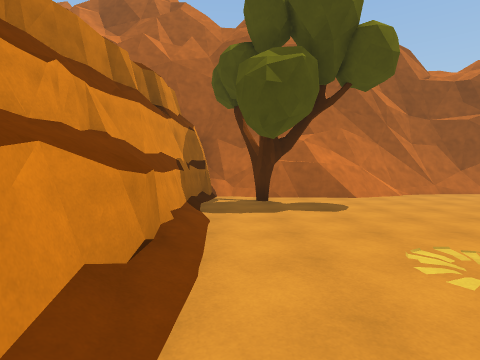
view 1 (above)

18 first-person views from a walk through a scene from a Unity 3-D project. The camera is 1.5 m above the floor, tilts 2° down and sees 80° across. The floor is counted in squares, 2 m on a side. Each view is taken from the middle of a square. On the plan, view 1 faces up. The plan holds only what a view shows up to about 10 squares ahead; the rest is blank. The place goes on beyond the plan. The player is left out.

view 2
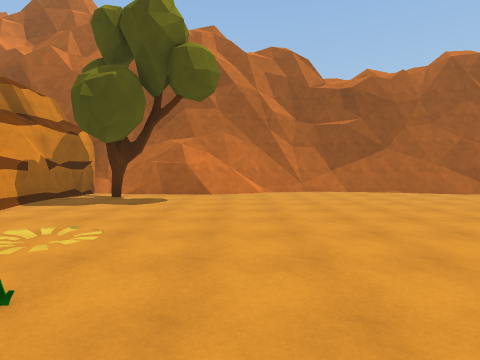

view 3
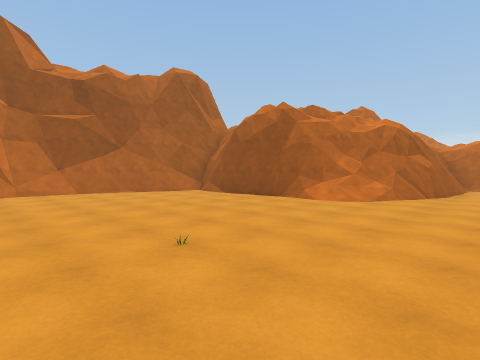

view 4
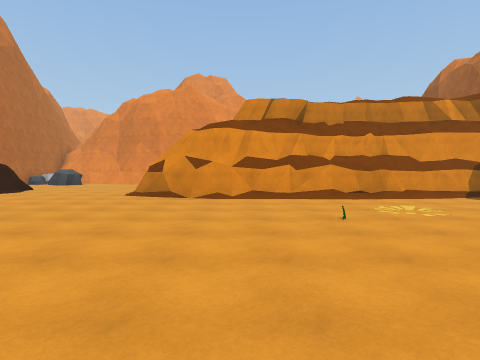

view 5
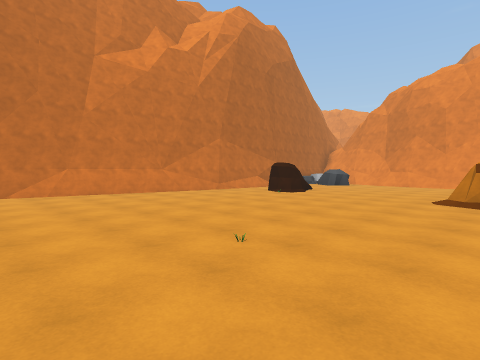

view 6
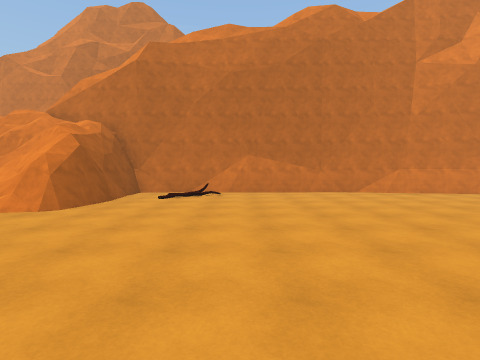

view 7
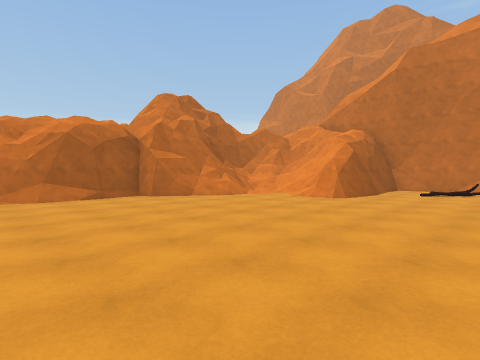

view 8
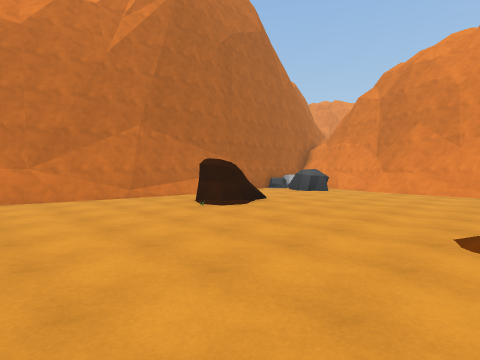

view 9
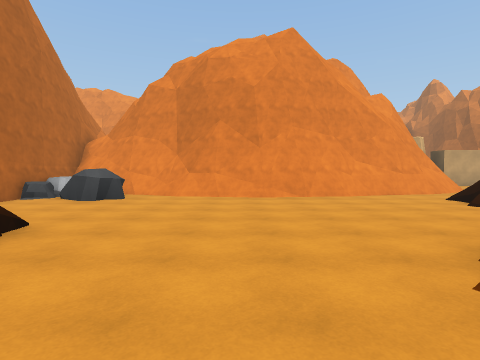

view 10
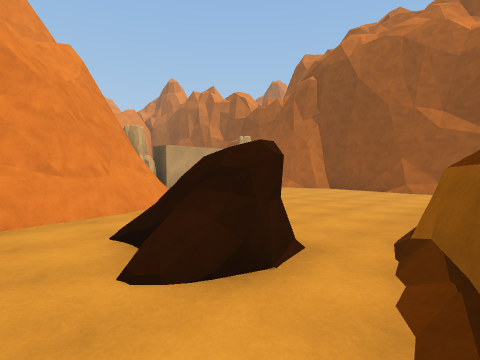

view 11
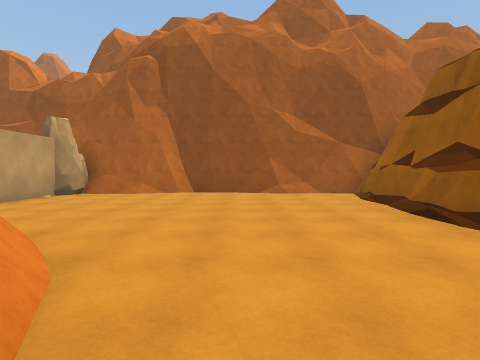

view 12
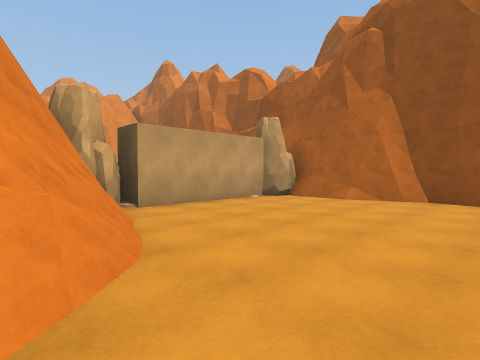

view 13
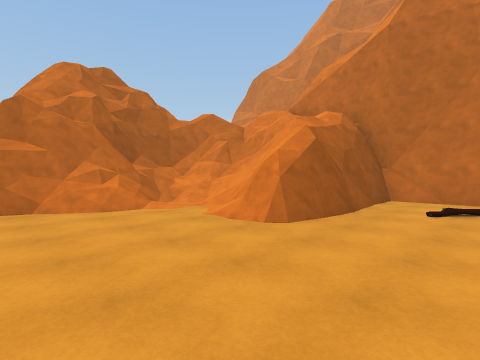

view 14
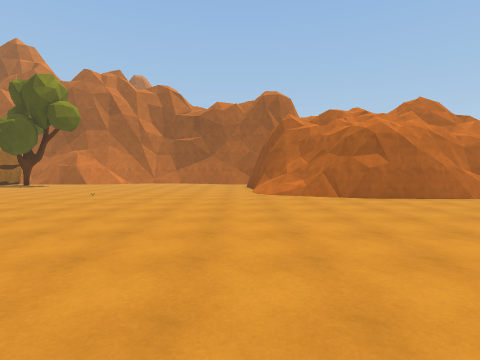

view 15
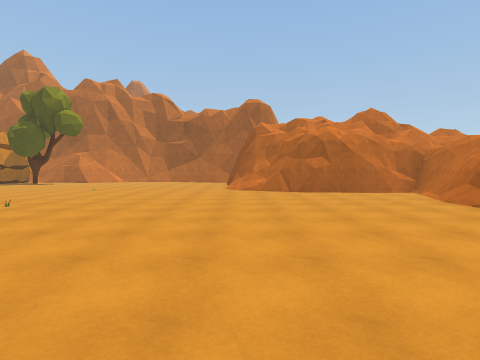

view 16
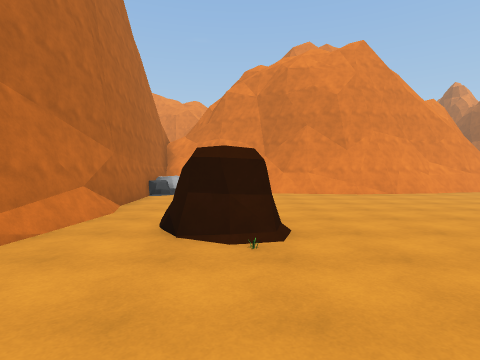

view 17
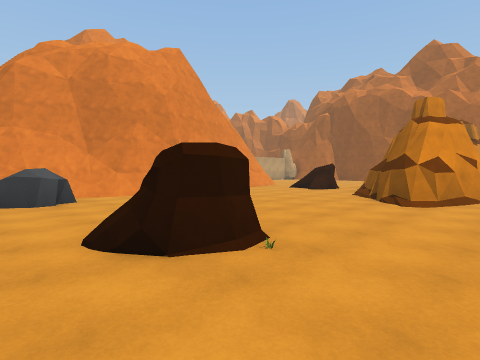

view 18
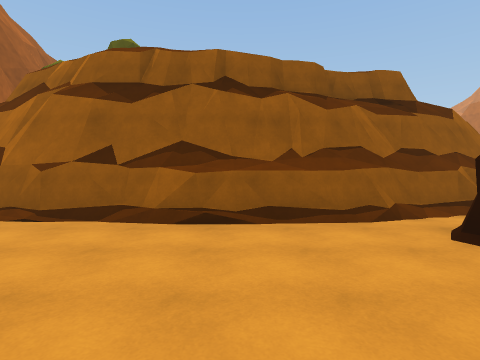

### Floor plan
Key: @ floor where view 1 was taken; # wall or solid block; . main floor; : floor 0.75 m higher than the main floor; / step, stairs or slope; = window, fence, low wall or low ledge; ^ raised ledge; T tree; P plant; R rock; O other object.
Columns run from 15 left of view 1 to 18 right of it. Each row starts with its distance up from view 1.
  9   ##########  #############
  8   R#.......#  #=####.....###
  7 R#.........#  #T...........#
  6  #......../#  #............#
  5  #......../#  #............#
  4  #......../# #^............#
  3  R#......./#  #............###
  2  R###...../#  #..P........./##
  1    ###..../#  #...O...O.....=#####
  0      ##..O.#  #@.................#
 -1       #..O.^###..................#
 -2       #.....###................./#
 -3       #.....###.......O.........##
 -4       ##.....#..................#
 -5       ##...........O............#
 -6       ##.......................=#
 -7       ##....................... ##
 -8       #/......................//=^
 -9       #/....OO..............#=///^
-10       #:R...O...............#= /=^
-11       #R.................. .##==^^
-12       ############.......O..# ^^^
-13                  ############

Where each view was taken, in squares from view 1:
view 1: 0 up, 0 right, facing up
view 2: 1 down, 4 right, facing up
view 3: 1 down, 5 right, facing up-right
view 4: 1 down, 7 right, facing left
view 5: 3 down, 6 right, facing down-left
view 6: 3 down, 9 right, facing down
view 7: 1 down, 9 right, facing down-right
view 8: 4 down, 2 right, facing down-left
view 9: 6 down, 0 right, facing left
view 10: 2 down, 4 left, facing up-left
view 11: 1 down, 8 left, facing up
view 12: 1 up, 8 left, facing up-left
view 13: 5 down, 10 right, facing down-right
view 14: 7 down, 11 right, facing up
view 15: 9 down, 12 right, facing up
view 16: 9 down, 1 right, facing left
view 17: 11 down, 0 right, facing up-left
view 18: 3 up, 9 left, facing right
